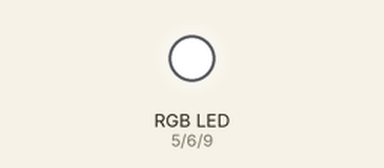
Recording of a sketch running on a simulated Arduino Uno, built with avr-gcc and run on an emulated ATmega328P. Parts: an RGB LED mixed from three pins (HIGH = lit).

Above: at 0.1 s.
Timing chart, 0 to 1.6 s (numbered marks = the images above):
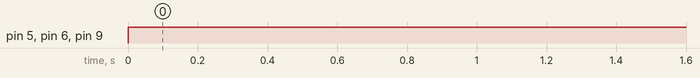

The sketch:

Challenge_3a_-_Mix_RGB_LEDs.ino
```cpp
/*

 Space Apps 2018 Arduino Bootcamp
 Challenge 3a

 Mix Colors by varying brightness on R,G,B LEDs


 */

int redPin = 5;
int greenPin = 6;
int bluePin = 9;

void setup()
{
  pinMode(redPin, OUTPUT);
  pinMode(greenPin, OUTPUT);
  pinMode(bluePin, OUTPUT);
}

void loop()
{
  analogWrite(redPin, 255);
  analogWrite (greenPin, 255);
  analogWrite (bluePin, 255);
}
```

Measured:
- by itself, pin 5 (redPin), pin 6 (greenPin), pin 9 (bluePin): LOW → HIGH at 0.00 s
